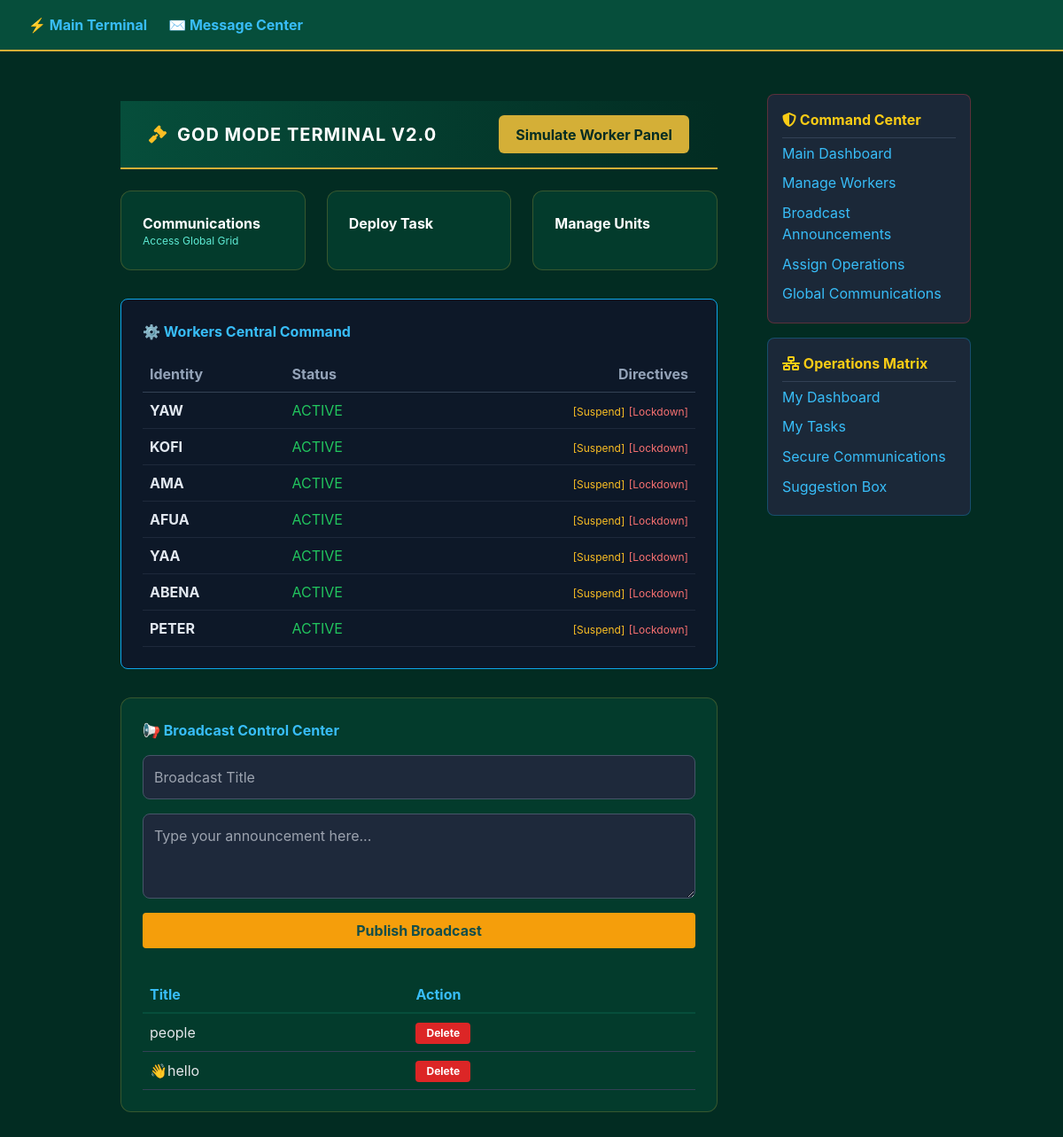
Page /dashboard/admin-dashboard/ (signed in) on the committed database.
### accounts/models.py (models this page shows, shortened)
class CustomUser(AbstractUser):
    is_worker = models.BooleanField(default=False)
    is_admin = models.BooleanField(default=False)

### dashboard/models.py (models this page shows, shortened)
class SystemBroadcast(models.Model):
    title = models.CharField(max_length=200)
    message = models.TextField()
    created_at = models.DateTimeField(auto_now_add=True)

### dashboard/views.py (the view, shortened to what this page needs)
# urls.py: path('admin-dashboard/', views.admin_dashboard, name='admin_dashboard'),
@login_required
def admin_dashboard(request):
    if not request.user.is_superuser:
        return redirect('dashboard:worker_dashboard')
    context = {
        'workers': User.objects.exclude(is_superuser=True).prefetch_related('worker_profile'),
        'broadcasts': SystemBroadcast.objects.all().order_by('-created_at'),
        'worker_activities': WorkerActivity.objects.all().order_by('-last_seen')[:10]
    }
    return render(request, 'dashboard/admin_dashboard.html', context)

### dashboard/templates/dashboard/admin_dashboard.html (shortened to what this page needs)
{% extends 'base.html' %}
{% block content %}
<div class="admin-container" style="padding: 2rem; min-height: 100vh;">
    <header class="forum-navbar flex justify-between items-center mb-6">
        <div class="flex items-center space-x-3">
            <i class="fa-solid fa-gavel text-amber-400 text-xl"></i>
            <h1 class="text-xl font-bold uppercase tracking-wider text-white">GOD MODE TERMINAL v2.0</h1>
        </div>
        <div class="flex items-center space-x-4">
            <a href="{% url 'dashboard:worker_dashboard' %}" class="portal-link-btn">Simulate Worker Panel</a>
        </div>
    </header>
    <div class="grid grid-cols-1 md:grid-cols-3 gap-6 mb-8">
        <a href="{% url 'dashboard:message_center' %}" class="dashboard-card p-6 border-2 border-amber-500/50 hover:bg-emerald-900 transition">
            <h3 class="font-bold text-white">Communications</h3>
            <p class="text-xs text-teal-300">Access Global Grid</p>
        </a>
        <a href="{% if user.is_superuser %}{% url 'dashboard:create_task' %}{% else %}{% url 'dashboard:task_list' %}{% endif %}" class="dashboard-card p-6 border-2 border-green-500/50 hover:bg-emerald-900 transition">
            <h3 class="font-bold text-white">{% if user.is_superuser %}Deploy Task{% else %}My Tasks{% endif %}</h3>
        </a>
        <a href="{% if user.is_superuser %}{% url 'dashboard:manage_workers' %}{% else %}{% url 'dashboard:suggestion_box' %}{% endif %}" class="dashboard-card p-6 border-2 border-blue-500/50 hover:bg-emerald-900 transition">
            <h3 class="font-bold text-white">{% if user.is_superuser %}Manage Units{% else %}Suggestion Box{% endif %}</h3>
        </a>
    </div>
    <div class="bg-slate-900/90 p-6 rounded-lg border border-sky-500 mb-8">
        <h3 class="text-sky-400 mb-4 font-bold">⚙️ Workers Central Command</h3>
        <table class="w-full text-left">
            <thead>
                <tr class="text-slate-400 border-b border-slate-700">
                    <th class="p-2">Identity</th>
                    <th class="p-2">Status</th>
                    <th class="p-2 text-right">Directives</th>
                </tr>
            </thead>
            <tbody>
                {% for w in workers %}
                <tr class="border-b border-slate-800">
                    <td class="p-2 font-bold">{{ w.username }}</td>
                    <td class="p-2">
                        {% if w.worker_profile.is_blocked %} <span class="text-red-500">BLOCKED</span>
                        {% elif w.worker_profile.is_suspended %} <span class="text-amber-500">SUSPENDED</span>
                        {% else %} <span class="text-green-500">ACTIVE</span> {% endif %}
                    </td>
                    <td class="p-2 text-right">
                        <a href="{% url 'dashboard:manage_worker' w.id 'suspend' %}" class="text-amber-400 text-xs hover:underline">[Suspend]</a>
                        <a href="{% url 'dashboard:manage_worker' w.id 'block' %}" class="text-red-400 text-xs hover:underline">[Lockdown]</a>
                    </td>
                </tr>
                {% empty %}
                <tr><td colspan="3" class="text-slate-500 p-4">No units found.</td></tr>
                {% endfor %}
            </tbody>
        </table>
    </div>
    <div class="dashboard-card p-6 mb-8">
        <h3 class="text-sky-400 mb-4 font-bold">📢 Broadcast Control Center</h3>
        <form method="POST" class="grid gap-4 mb-8">
            <input type="text" name="title" placeholder="Broadcast Title" required class="p-3 rounded-lg border border-slate-600 bg-slate-800 text-white">
            <textarea name="message" placeholder="Type your announcement here..." required class="p-3 rounded-lg border border-slate-600 bg-slate-800 text-white h-24"></textarea>
            <button type="submit" name="broadcast_submit" class="bg-amber-500 hover:bg-amber-400 text-teal-900 font-bold py-2 px-4 rounded transition">Publish Broadcast</button>
        </form>
        <table class="w-full border-collapse">
            <thead>
                <tr class="border-b-2 border-emerald-900 text-sky-400">
                    <th class="p-2 text-left">Title</th>
                    <th class="p-2 text-left">Action</th>
                </tr>
            </thead>
            <tbody>
                {% for b in broadcasts %}
                <tr class="border-b border-slate-700">
                    <td class="p-2 text-gray-200">{{ b.title }}</td>
                    <td class="p-2">
                        <form method="POST">
                            <button type="submit" name="delete_broadcast" class="bg-red-600 hover:bg-red-500 text-white font-bold py-1 px-3 rounded text-xs transition">Delete</button>
                        </form>
                    </td>
                </tr>
                {% endfor %}
            </tbody>
        </table>
    </div>
</div>
{% endblock %}

### accounts/templates/base.html (style rules this page uses)
body { margin: 0; padding: 0; background-color: #022c22; color: #e2e8f0; font-family: 'Courier New', Courier, monospace; }

### dashboard/templates/dashboard/admin_dashboard.html (style rules this page uses)
:root { --cyber-emerald-dark: #022c22; --cyber-emerald-mid: #064e3b; --solid-gold: #d4af37; }
body { background-color: #022c22; color: #e2e8f0; font-family: 'Inter', sans-serif; }
.dashboard-card { background: rgba(6, 78, 59, 0.45); border: 1px solid rgba(212, 175, 55, 0.25); border-radius: 12px; }
.forum-navbar { background: linear-gradient(90deg, var(--cyber-emerald-mid), var(--cyber-emerald-dark)); border-bottom: 2px solid var(--solid-gold); padding: 1rem 2rem; }
.portal-link-btn { background: #d4af37; color: #022c22; font-weight: 700; padding: 0.6rem 1.2rem; border-radius: 6px; text-decoration: none; }

### rows in the picture
CustomUser: username "YAW", shows "ACTIVE"
CustomUser: username "KOFI"
CustomUser: username "AMA"
CustomUser: username "AFUA", shows "ACTIVE"
CustomUser: username "YAA", shows "ACTIVE"
CustomUser: username "ABENA", shows "ACTIVE"
CustomUser: username "PETER", shows "ACTIVE"
SystemBroadcast: title "people"
SystemBroadcast: title "👋hello"
